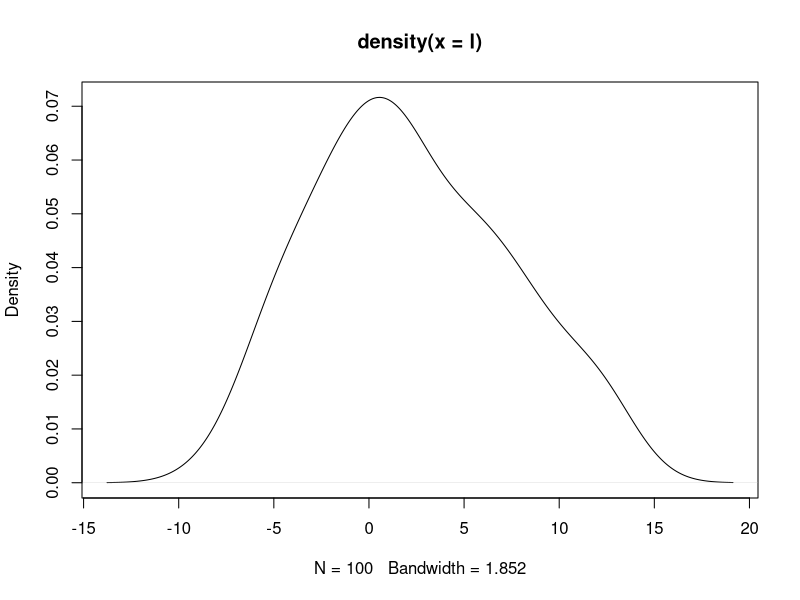

Reproduce this figure in R. (Note: this script raises an error after producing the figure.)
## ---- chunk 1
x <- 5
y <- "scalar"

x
y
## ---- chunk 2
    df = data.frame(x = rnorm(100,0,1), y = seq(from = 1, to = 100) )
    result <- lm(y~x, data =df)
    
    result
## ---- chunk 3
    result$coeff
## ---- chunk 4
str(df)
## ---- chunk 5
x <- c(35.6, 36.1, 35.8, 37.0, 36.5, 37.2, 35.8)
str(x)
is.vector(x)
## ---- chunk 6
    a <- c(1, 2, 4, 6, 8)         
    b <- c(1, c(2, c(4, 6.8)))     # 套嵌使用
    a == b
    
    s <- c(1:10)        # 一个序列。相当于 seq(from = 1, to = 10, by= 1)
    s

    int <- c(1L, 6L, 8L)    # 产生integer类

    log <- c(T, F, F, T, T) # logical

    chr <- c("these", "are", "some", "character")
## ---- chunk 7
     f <- seq(1:10)     # 默认的increament是1,相当于 c(1:10)
     f
     
     g <- seq(from = 1, to = 10, by = 0.5)
     
     g
## ---- chunk 8
     h <- rep(5, 10)        # 单个数字的重复
     h
     
     j <- rep(c(1:3), 3)    # 重复一个序列 c(1:3)
     j
## ---- chunk 9
    k <- rnorm(100)    #default：rnorm(no, mean = 0, sd = 1)
         
    l <- rnorm(100, mean = 2, sd = 5)
    plot(density(l))
## ---- chunk 10
x <- rnorm(100)
typeof(x)
length(x)

y <- c("first", "second", "third")
typeof(y)
length(y)

z <- c(T, T, F)
typeof(z)
length(z)

w <- seq(from = 1, to = 10, by = 1)
typeof(w)
length(w)

mat <- matrix(rnorm(20), nrow = 4, ncol = 5)
typeof(mat)
length(mat)
## ---- chunk 11
u <- list(1:3, "cha", T, F, c(1, 4, 7), rep(1, 3), seq(1:5))

u
str(u)
typeof(u)
## ---- chunk 12
v <- list(list(2,4, T, "nope", seq(4:8)), rep(3:4, 2), list(T, F, "yes"))
v

str(v)
typeof(v)
## ---- chunk 13
x <- factor(c("a", "b", "b", "a"))
x
class(x)
levels(x)
## ---- chunk 14
   mat01 <- matrix(1:10, ncol = 2, nrow = 5)
   
   mat01
## ---- chunk 15
   mat01 <- matrix(1:10)
   dim <- c(2, 5)
   
   mat02
## ---- chunk 16
mat03 <- matrix(1:15, ncol = 3, nrow = 5)

mat03

colnames(mat03) <- c("x1", "x2", "x3")   # 三个研究变量

mat03
## ---- chunk 17
mat04 <- matrix(1:15, ncol = 5, nrow = 3)

mat04

rownames(mat04) <- c("obs01", "obs02", "obs03")

mat04
## ---- chunk 18
df <- data.frame(x = 1:5, y = c("a", "b", "c", "d", "e"))

df

str(df)
## ---- chunk 19
df_02 <- data.frame(x = 1:5, y = c("a", "b", "c", "d", "e"),  stringsAsFactors = FALSE)

df_02

str(df_02)
## ---- chunk 20
df <- data.frame(x = 1:5, y = c("a", "b", "c", "d", "e"))

df

str(df)

df_cbind <- cbind(df, data.frame(z = 5:1))

df_cbind

str(df_cbind)
## ---- chunk 21
df <- data.frame(x = 1:5, y = c("a", "b", "c", "d", "e"))

df

str(df)

df_rbind <- rbind(df, data.frame(x = 10, y = "j"))

df_rbind

str(df_rbind)
